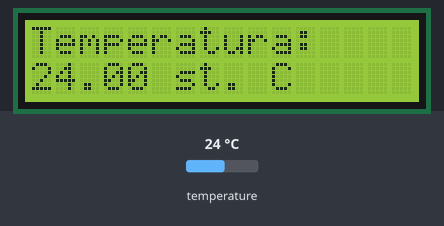
Bench run of a sketch on a simulated Arduino Uno, built with avr-gcc and run on an emulated ATmega328P. Shown: 16×2 character LCD. The inputs (shaded band) are chosen by the test bench; at power-on: temperature 24 °C.

Above: at 1.2 s.
1.3 s: temperature set to 12 °C
At 3.5 s:
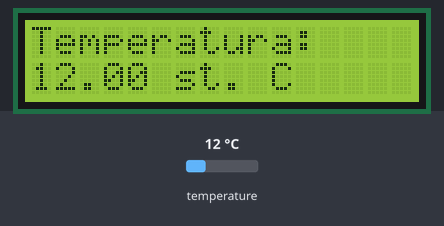
4.1 s: temperature set to 19 °C
At 5.6 s:
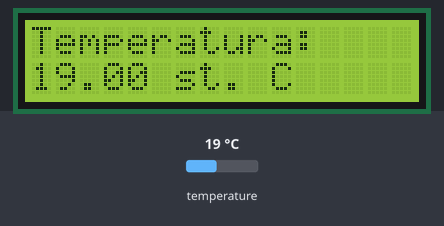
6.6 s: temperature set to 28 °C
At 8.6 s:
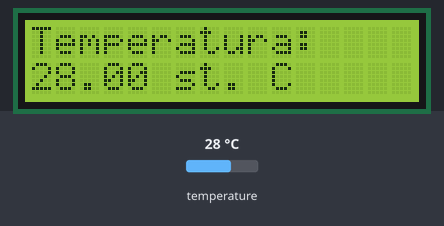
Timing chart, 0 to 10.1 s (numbered marks = the images above; inputs shaded):
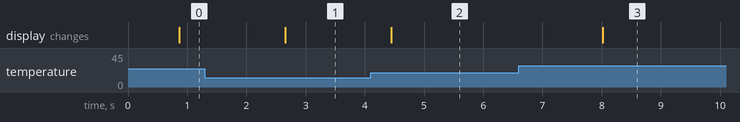

The sketch:

sketch_27_09_19_DS18B20_LCD_thermometer.ino
```cpp
#include <DallasTemperature.h>
#include <OneWire.h>
#include <LiquidCrystal_I2C.h>

#define ONE_WIRE_BUS 2

OneWire oneWire(ONE_WIRE_BUS);

// Pass our oneWire reference to Dallas Temperature.
DallasTemperature sensors(&oneWire);

LiquidCrystal_I2C lcd(0x27, 2, 1, 0, 4, 5, 6, 7, 3, POSITIVE);  // Ustawienie adresu ukladu na 0x27

void setup()
{
  // Inicjacja czujnika
  sensors.begin();
  // Inicjacja wyświetlacza
  lcd.begin(16,2);
  lcd.clear();
  lcd.backlight(); // zalaczenie podswietlenia
}

void loop()
{
   lcd.setCursor(0,0);
   lcd.print("Temperatura:");
   lcd.setCursor(0,1);

   sensors.requestTemperatures();

   lcd.print(sensors.getTempCByIndex(0));

   lcd.setCursor(6, 1);
   lcd.print("st. C");
   delay(1000);
}
```

Measured:
- after the input at 1.3 s, the display: changes after 1.4 s (image 1)
- after the input at 4.1 s, the display: changes after 0.34 s (image 2)
- after the input at 6.6 s, the display: changes after 1.4 s (image 3)
